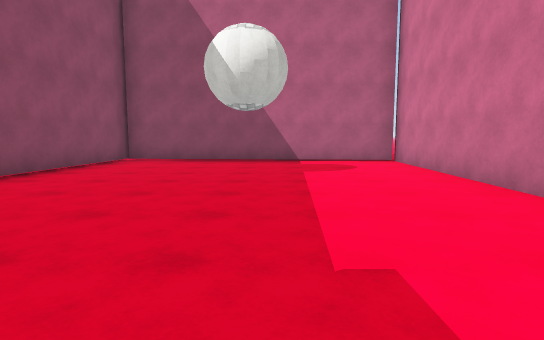
View 1 (above)

21 first-person views from a walk through a scene from a Unity 3-D project. The camera is 1.3 m above the floor, tilts 6° down and sees 80° across. The floor is counted in squares, 2 m on a side. Each view is taken from the middle of a square. On the plan, view 1 faces up. The plan holds only what a view shows up to about 10 squares ahead; the rest is blank. The place goes on beyond the plan. Surface patterns are stand-ins for the level's own textures.

View 2
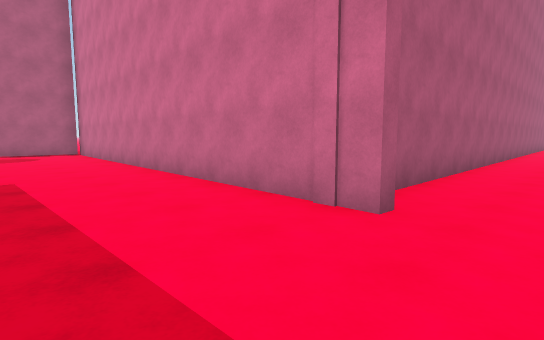

View 3
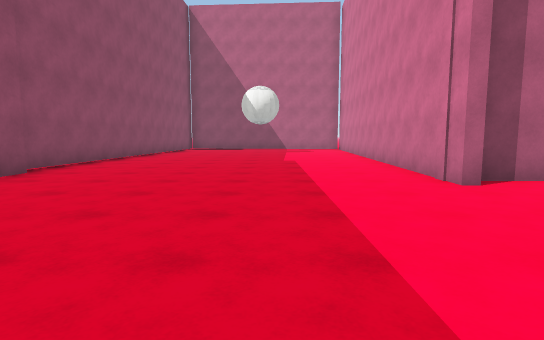

View 4
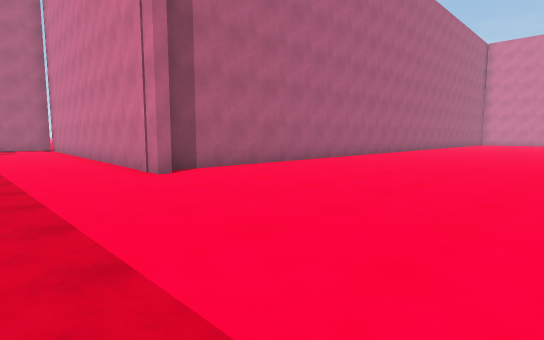

View 5
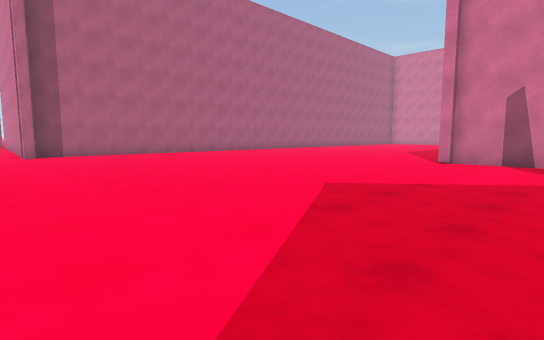

View 6
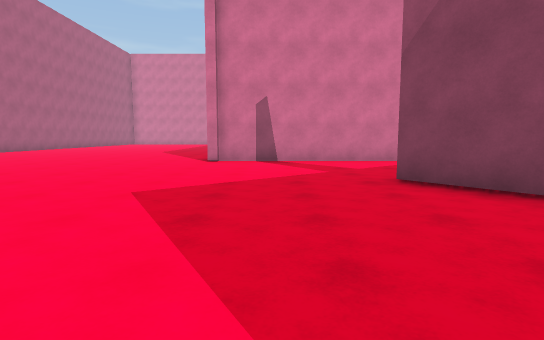

View 7
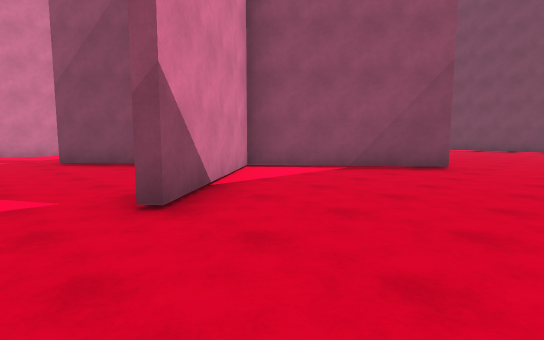

View 8
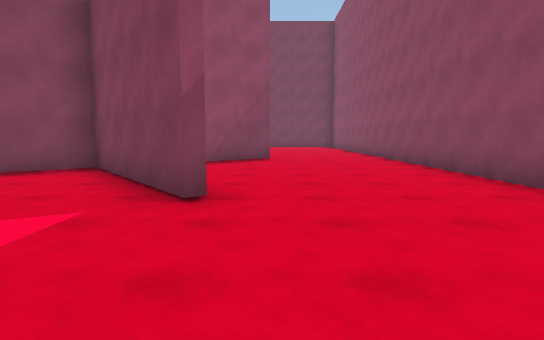

View 9
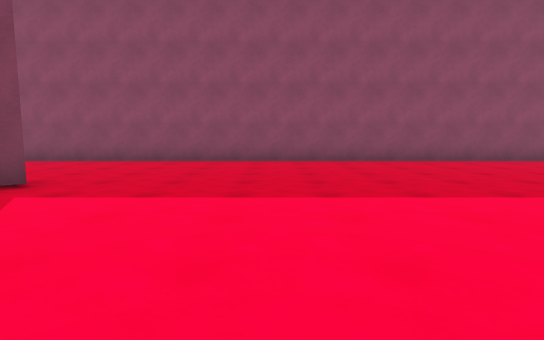

View 10
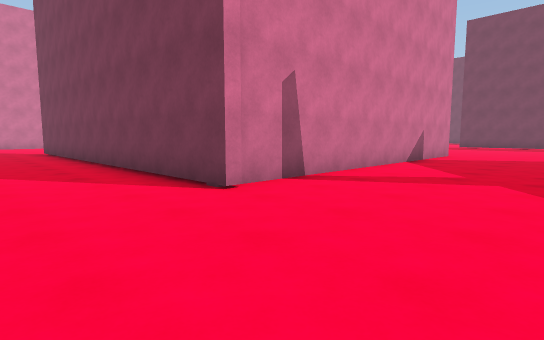

View 11
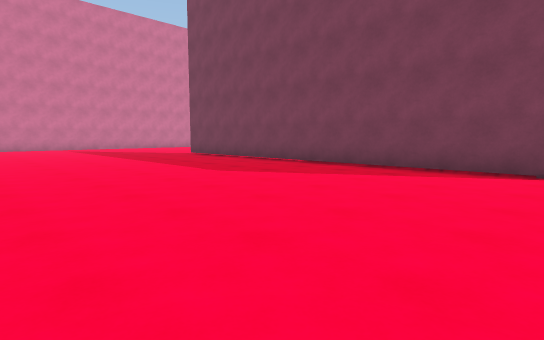

View 12
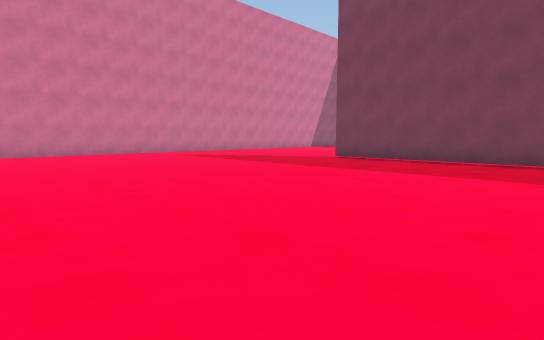

View 13
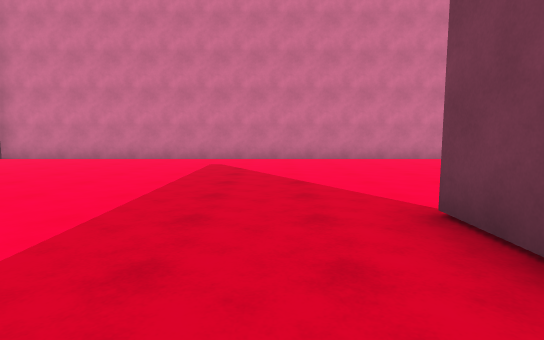

View 14
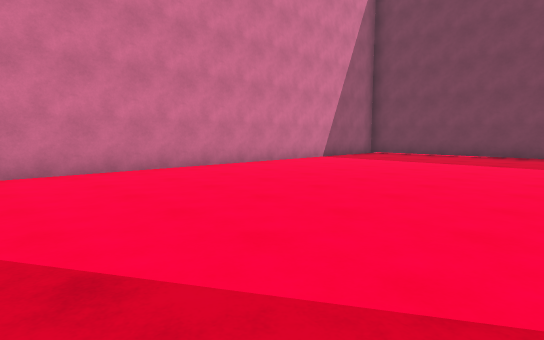

View 15
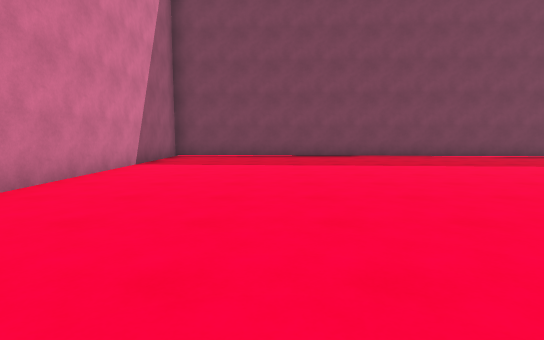

View 16
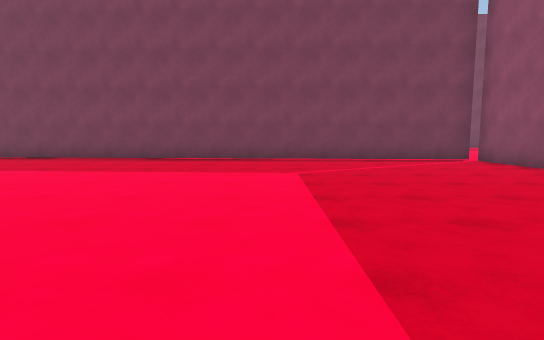

View 17
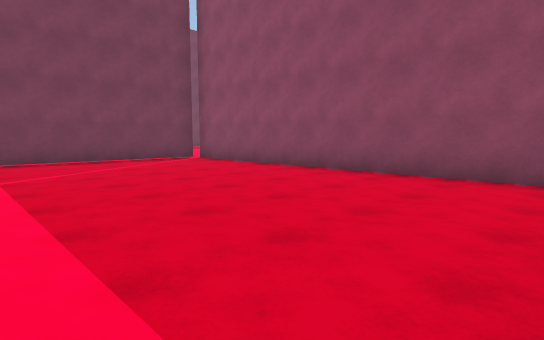

View 18
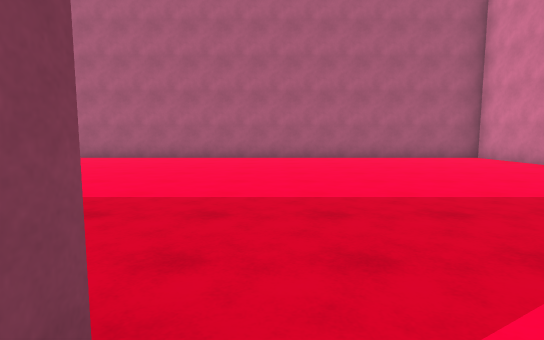

View 19
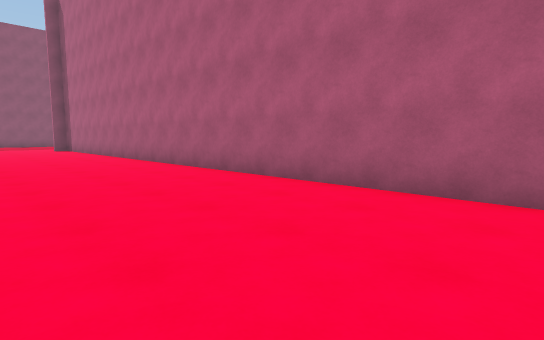

View 20
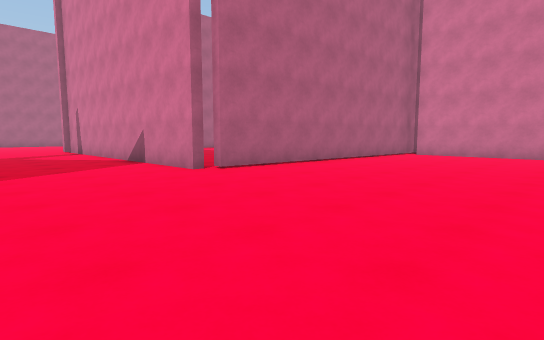

View 21
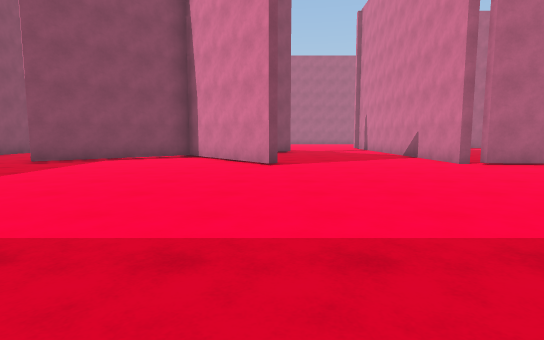

### Floor plan
Points are (right, up) in squares from view 1. A wall is a line through its corners. A room is listed if a view was taken in it or the views show most of it. See-through windows are left out.
Room 1 (views 1, 2, 3, 4, 5, 6, 7, 8, 9, 10, 11, 12, 13, 14, 15, 16, 17, 18, 19, 20, 21)
walls: (9.6, -12.4) (9.6, -20.5) (23, -21.3); (9.4, -20.5) (9.4, -11.4) (19.8, -11.4); (2.1, -17.9) (-0.8, -20.3); (4.9, -20.9) (2.6, -17.9); (-0.2, -14.1) (2.4, -17.3) (5.6, -14.7); (15.3, -21.1) (9.7, -20.7); (-1, -20.1) (2.2, -17.5) (-0.4, -14.2); (2.5, -2.8) (3.2, 8.6); (17.3, -25) (17.5, -23.1); (-4.3, -4) (-4.3, -21.1); (-4.3, -1.2) (-4.3, -1.9); (26.1, -21.1) (26.1, -2.3) (2.8, -2.3); (-4.3, 3.1) (-4.3, -1.1); (3.1, 8.3) (-3.9, 8.7); (-4.3, 8.9) (-4.3, 4.9)

Positions as (right, up) in squares from view 1, and headings:
1: (0, 0), facing up
2: (0, -4), facing up-right
3: (0, -7), facing up
4: (0, -8), facing up-right
5: (1, -14), facing up-right
6: (1, -13), facing right
7: (-3, -13), facing down-right
8: (-1, -11), facing down
9: (4, -11), facing left
10: (6, -9), facing down-right
11: (9, -5), facing down-right
12: (14, -3), facing down-right
13: (17, -10), facing right
14: (20, -10), facing down-right
15: (23, -11), facing down
16: (15, -12), facing down
17: (15, -12), facing down-left
18: (20, -12), facing up
19: (19, -6), facing up-left
20: (6, -26), facing up-right
21: (5, -28), facing up
